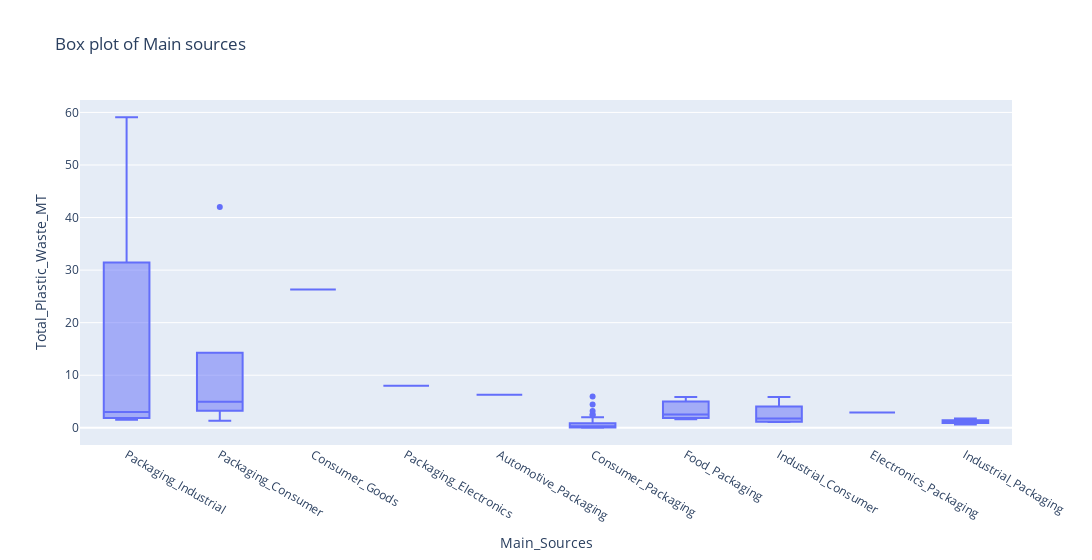

This figure's notebook cell:
### Code cell
fig = px.box(
    df,
    x=df['Main_Sources'],
    y=df['Total_Plastic_Waste_MT'],
   title='Box plot of Main sources',
   width=1700,
)

fig.show()

### Figure 1 — Plotly figure (JSON) as saved in the notebook; plotly's stock layout.template omitted (floating-point values rounded to 4 significant figures; data arrays with more than 128 entries replaced by an {"elided": "..."} marker saying what was removed)
{"data": [{"alignmentgroup": "True", "hovertemplate": "Main_Sources=%{x}<br>Total_Plastic_Waste_MT=%{y}<extra></extra>", "legendgroup": "", "marker": {"color": "#636efa"}, "name": "", "notched": false, "offsetgroup": "", "orientation": "v", "showlegend": false, "type": "box", "x": {"elided": "165 str values"}, "x0": " ", "xaxis": "x", "y": {"elided": "165 float values"}, "y0": " ", "yaxis": "y"}], "layout": {"boxmode": "group", "legend": {"tracegroupgap": 0}, "title": {"text": "Box plot of Main sources"}, "width": 1700, "xaxis": {"anchor": "y", "domain": [0, 1], "title": {"text": "Main_Sources"}}, "yaxis": {"anchor": "x", "domain": [0, 1], "title": {"text": "Total_Plastic_Waste_MT"}}}}
